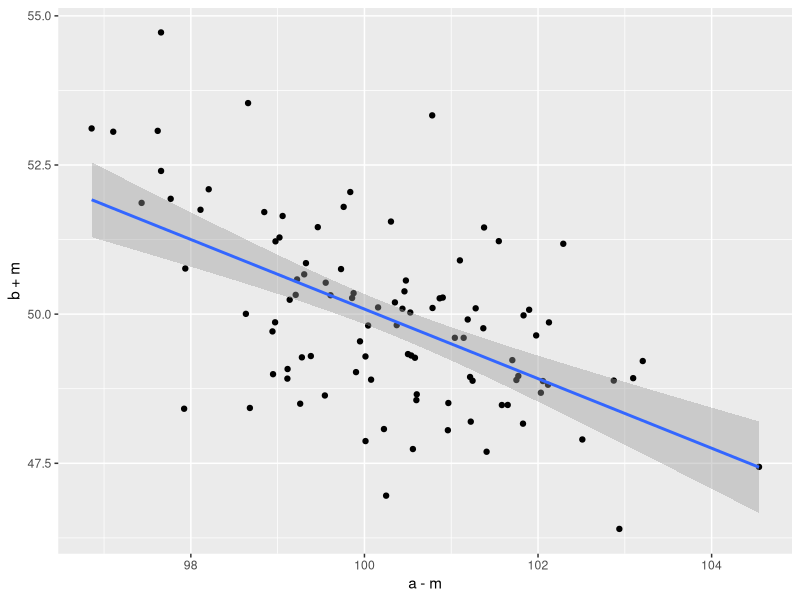
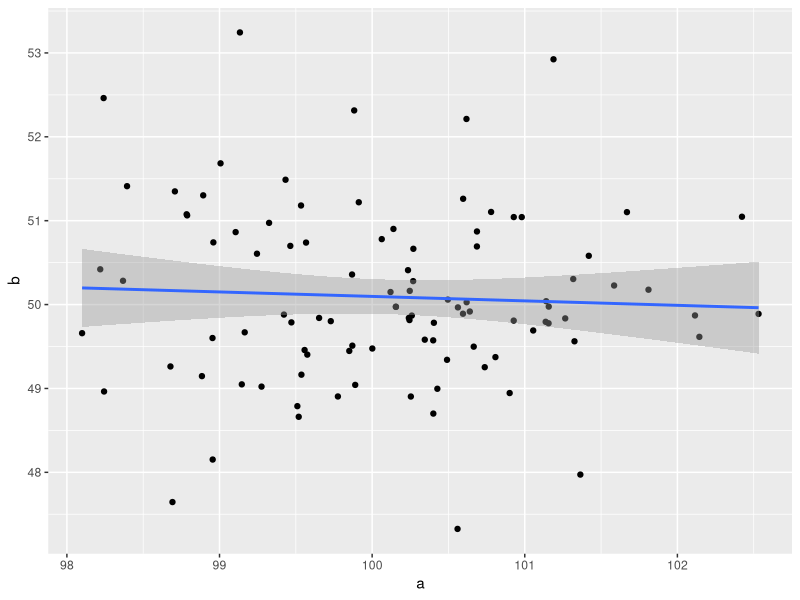
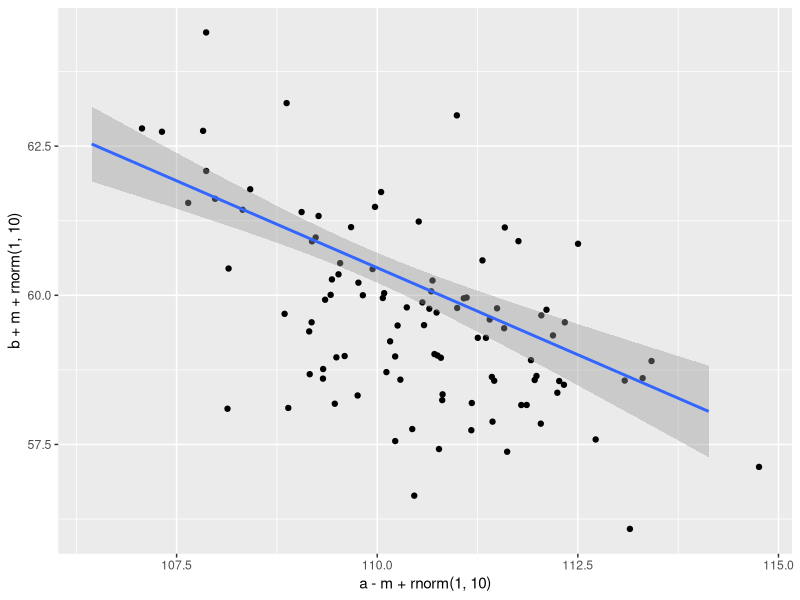
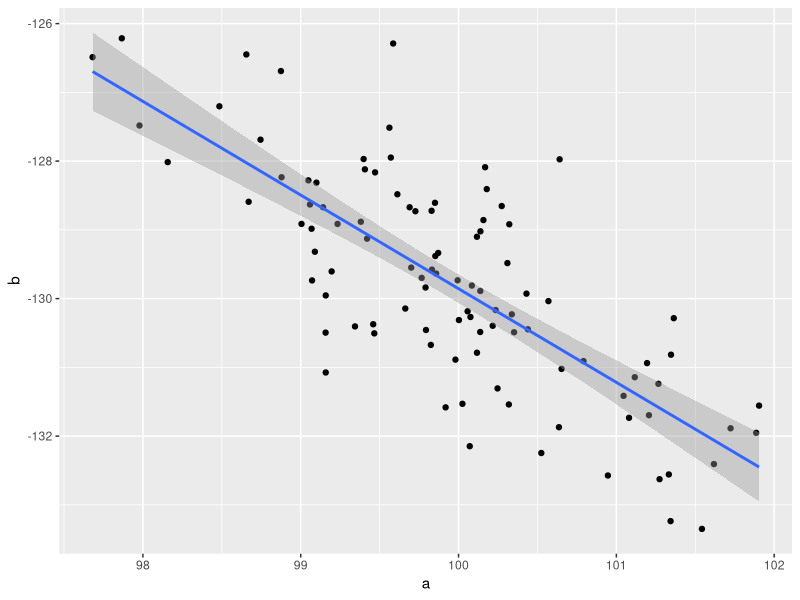

Source code (R) for these figures, in order:
library(tidyverse)
a <- rnorm(100, 100)
b <- rnorm(100, 50)
m <- rnorm(100)

ggplot() +
  aes(x = a - m, y = b + m) +
  geom_point() +
  geom_smooth(method = "lm")
ggplot() +
  aes(x = a, y = b) +
  geom_point() +
  geom_smooth(method = "lm")

ggplot() +
  aes(x = a - m + rnorm(1, 10), y = b + m + rnorm(1, 10)) +
  geom_point() +
  geom_smooth(method = "lm")

m <- rnorm(100)
m2 <- rnorm(100, 0)
a <- rnorm(100, 100)
b <- a * -1.3 + m2

ggplot() +
  aes(a, b) +
  geom_point() +
  geom_smooth(method = "lm")
